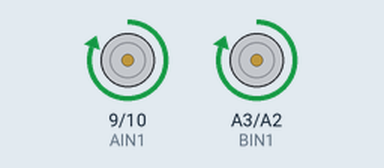
A sketch run on a simulated Arduino Uno, built with avr-gcc and run on an emulated ATmega328P. On the bench: motor-driver pin pairs drawn as motors (green arrow = first pin HIGH = forward, orange = second pin HIGH = backward, longer = more drive, scaled by the enable pin).

Above: at 0.5 s.
At 2.5 s:
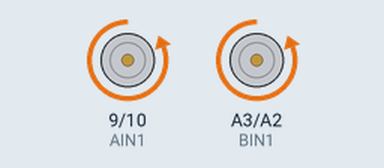
At 4.5 s:
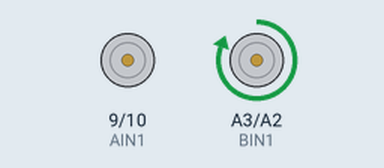
At 9.5 s:
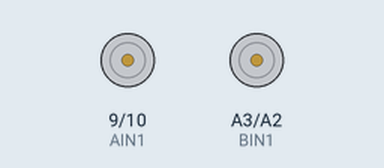
Timing chart, 0 to 10.4 s (numbered marks = the images above):
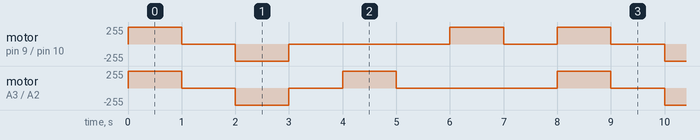

The sketch:

CarControlForAndroid.ino
```cpp
#define BIN1 A3
#define BIN2 A2
#define PWMB 6
#define AIN1 9
#define AIN2 10
#define PWMA 11

void setup()
{
  pinMode(BIN1,OUTPUT);
  pinMode(BIN2,OUTPUT);
  pinMode(PWMB,OUTPUT);
  pinMode(AIN1,OUTPUT);
  pinMode(AIN2,OUTPUT);
  pinMode(PWMA,OUTPUT);

  analogWrite(PWMB,0);
  analogWrite(PWMA,0);
}

void loop()
{
  adelante(255);
  delay(1000);
  stop();
  delay(1000);

  atras(255);
  delay(1000);
  stop();
  delay(1000);

  adelanteIzq(255);
  delay(1000);
  stop();
  delay(1000);

  adelanteDer(255);
  delay(1000);
  stop();
  delay(1000);
}

void stop()
{
  analogWrite(PWMB,0);
  analogWrite(PWMA,0);
}

void adelante(int speed)
{
 adelanteDer(speed);
 adelanteIzq(speed);
}

void adelanteDer(int speed)
{
  digitalWrite(AIN1,HIGH);
  digitalWrite(AIN2,LOW);
  analogWrite(PWMA,speed);
}

void adelanteIzq(int speed)
{
  digitalWrite(BIN1,HIGH);
  digitalWrite(BIN2,LOW);
  analogWrite(PWMB,speed);
}

void atras(int speed)
{
  atrasDer(speed);
  atrasIzq(speed);
}

//por alguna razon no me responde el driver de los motres, no puedo hacer q para los 2 mores gire hacia atras.
void atrasIzq(int speed)
{
  digitalWrite(BIN1,LOW);
  digitalWrite(BIN2,HIGH);
  analogWrite(PWMB,speed);
}

void atrasDer(int speed)
{
  digitalWrite(AIN1,LOW);
  digitalWrite(AIN2,HIGH);
  analogWrite(PWMA,speed);
}
```

Measured:
- by itself, motor on A3 (BIN1) / A2 (BIN2): repeats every 8.0 s: stopped 1.0 s, backward 255/255 1.0 s, stopped 1.0 s, forward 255/255 1.0 s, stopped 3.0 s, forward 255/255 1.0 s
- by itself, motor on pin 9 (AIN1) / pin 10 (AIN2): repeats every 8.0 s: stopped 1.0 s, backward 255/255 1.0 s, stopped 3.0 s, forward 255/255 1.0 s, stopped 1.0 s, forward 255/255 1.0 s
